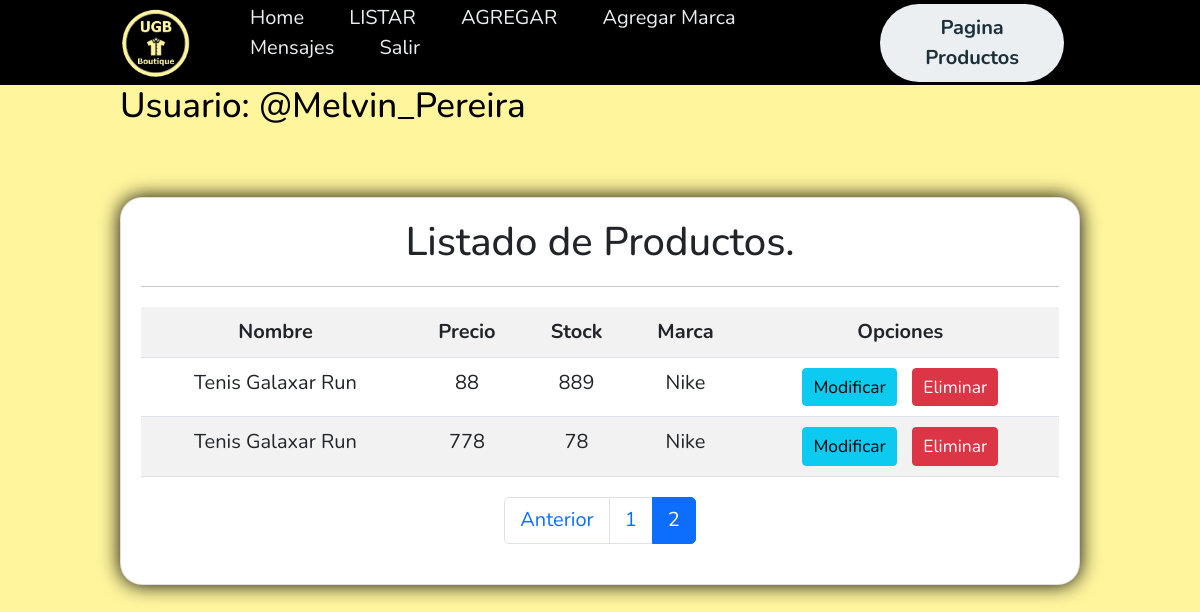
Before: /listar/?page=2 (signed in) with the older database file.
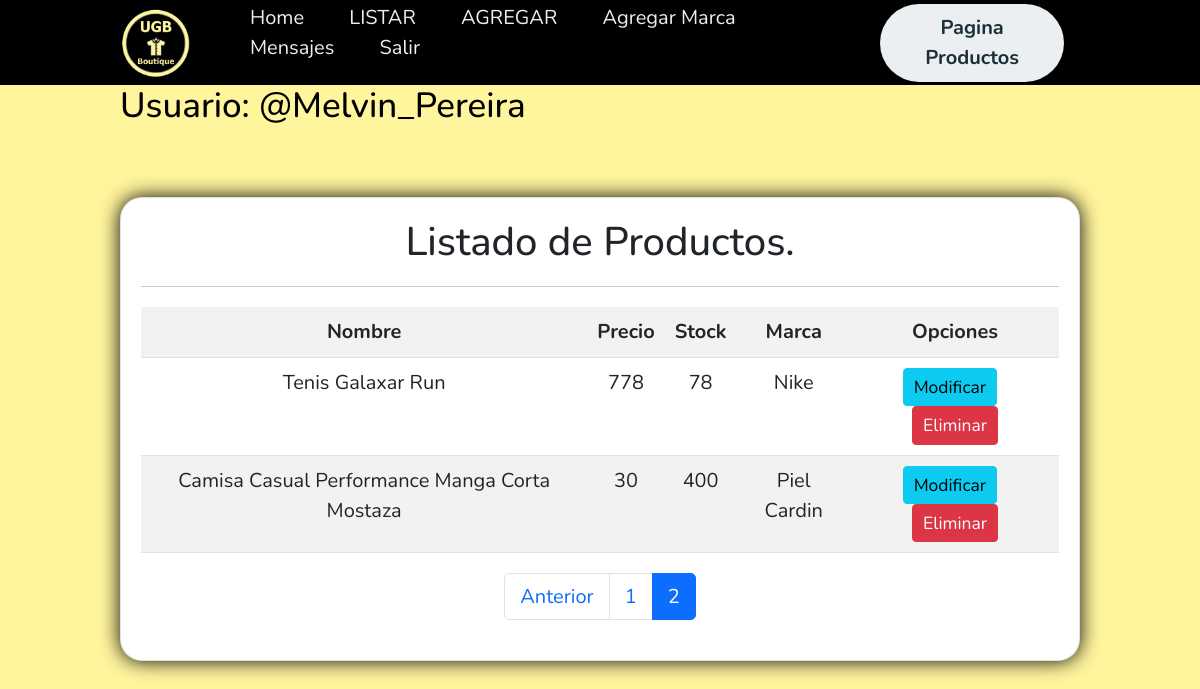
After: the same page with the newer database file.
### app/models.py (models this page shows, shortened)
class Producto(models.Model):
    nombreProducto = models.CharField(max_length=50)
    precio = models.IntegerField()
    descripcion = models.TextField()
    stock = models.IntegerField()
    nombreMarca = models.ForeignKey(Marca,on_delete=models.PROTECT)
    imagen = models.ImageField(upload_to="producto", null=True)

class Marca(models.Model):
    nombre = models.CharField(max_length=50)
    def __str__(self):
        return self.nombre

### app/views.py (the view)
# urls.py: path('listar/', listar,name="listar"),
@permission_required('app.view_producto')
def listar(request):
    productos = Producto.objects.all()
    page = request.GET.get('page',1)
    try:
        paginator = Paginator(productos,5)
        productos = paginator.page(page)
    except:
        raise Http404
    data ={
        'entity':productos,
        'paginator':paginator
    }
    return render(request,'app/productos/listar.html',data)

### app/templates/app/productos/listar.html (shortened to what this page needs)
{% extends 'app/base.html' %}
{% load humanize %}
{% block contenido %}
<br><br>
<div class="card" >
    <div class="card-body">
        <h2 class="text-center">Listado de Productos.</h2>
        <hr>
        <table class="table table-striped table-hover table.responsive-sm">
            <tr class="text-center">
                <th>Nombre</th>
                <th>Precio</th>
                <th>Stock</th>
                <th>Marca</th>
                <th>Opciones</th>
            </tr>
            {% for p in entity %}
            <tr class="text-center">
                <td>{{ p.nombreProducto | title }}</td>
                <td>{{ p.precio | intcomma }}</td>
                <td>{{ p.stock | intcomma }}</td>
                <td>{{ p.nombreMarca | title }}</td>
                <td>
                    {% if perms.app.change_producto %}
                    <a href="{% url 'modificar' p.id %}" class="btn btn-info btn-sm">Modificar</a>
                    {% endif %}
                    {% if perms.app.delate_producto %}
                    <a href="#" onclick="eliminarProducto({{p.id}})" class="btn btn-danger btn-sm">Eliminar</a>
                    {% endif %}
                </td>
            </tr>
            {% endfor %}
        </table>
        <div>
            {% include 'app/paginator.html' %}
        </div>
    </div>
</div>
{% endblock %}

Changed rows visible on the page:
no longer on this page (row unchanged): Producto: nombreProducto "Tenis Galaxar Run", precio "88", stock "889", nombreMarca "Nike"
added Producto: nombreProducto "Camisa Casual Performance Manga Corta Mostaza", precio "30", stock "400", nombreMarca "Piel Cardin"
